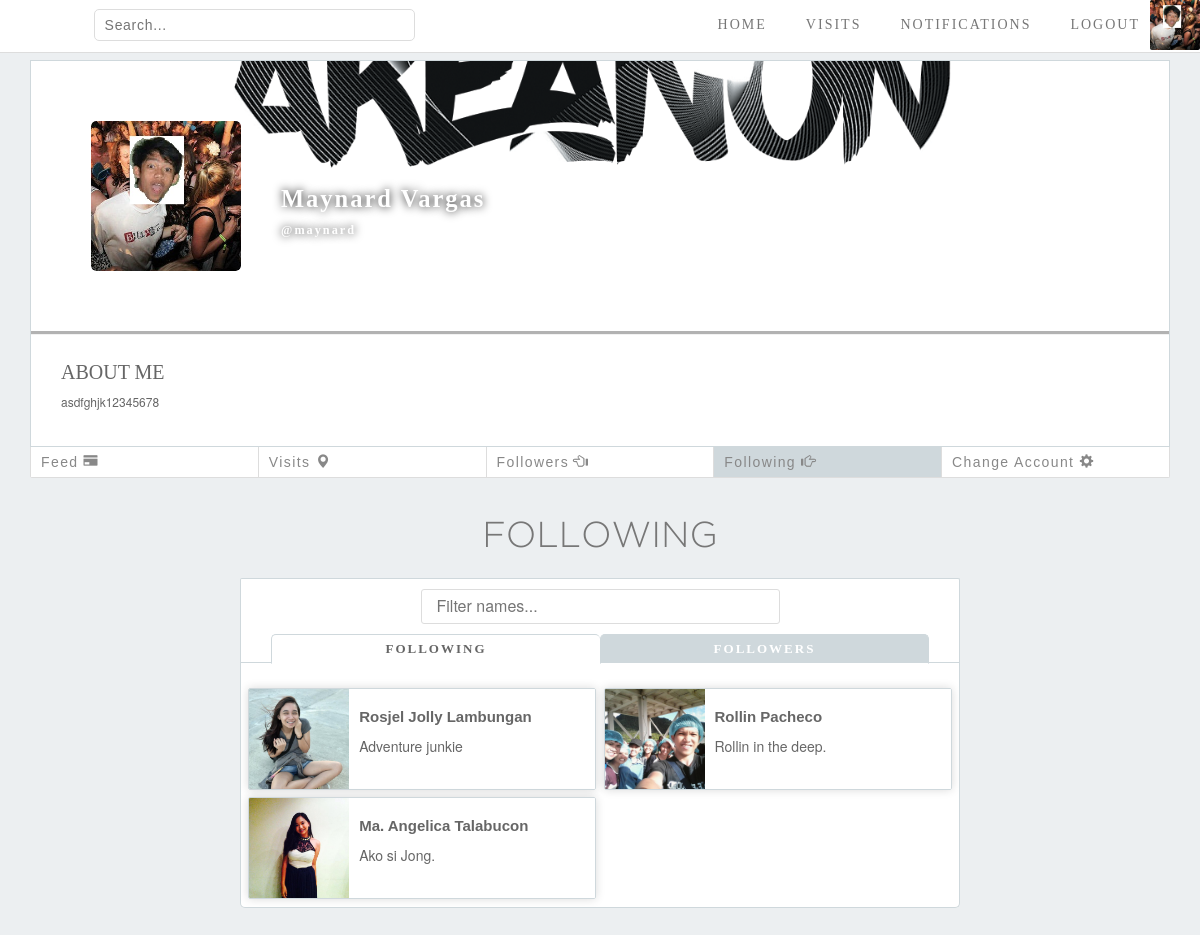
The app's page /people_profile_list_of_following.php?acc_id=2 (signed in) with its own data.
### tables this page shows
CREATE TABLE `account` (
  `acc_id` int(9) NOT NULL,
  `username` varchar(50) NOT NULL,
  `firstname` varchar(30) NOT NULL,
  `lastname` varchar(30) NOT NULL,
  `password` varchar(100) NOT NULL,
  `email` varchar(40) NOT NULL,
  `address` varchar(30) NOT NULL,
  `about_me` varchar(60) NOT NULL
);

### people_profile_list_of_following.php (the view, shortened to what this page needs)
<!DOCTYPE html>
<html>
	<head>
		<link rel="stylesheet" href="bootstrap/css/bootstrap.min.css">
		<link rel="stylesheet" type="text/css" href="css/navigation_bar_and_body_style.css">
		<link rel="stylesheet" type="text/css" href="css/Home_Page_style.css">
		<link rel="stylesheet" type="text/css" href="css/People_Profile_Page_Style_Before.css">
		<link rel="stylesheet" type="text/css" href="css/profile_options.css">
		<link rel="stylesheet" type="text/css" href="css/search_style.css">
	</head>
	<body>
		<?php
		require "connect.php";
		$acc_id = $_GET['acc_id'];
		$queryuser = "SELECT  CONCAT(firstname,' ', lastname) as 'fullname',about_me,username FROM account where acc_id = $acc_id";
		$result = mysqli_query($dbconn, $queryuser);
		$row = mysqli_fetch_assoc($result);
		$fullname = $row['fullname'];
		$aboutme = $row['about_me'];
		$username = $row['username'];
		?>
		<div id = "navBar">
			<form action="search_results_places.php" method="get">
				<input type="text" placeholder="Search..." name = "search">
			</form>
			<ul id = "navList">
				<li><a href="home_page.php"><span class="glyphicon glyphicon-home"></span>HOME</a></li>
				<li><a href="visit.php"><span class="glyphicon glyphicon-map-marker"></span>VISITS</a></li>
				<li><a href=notifications.php><span class="glyphicon glyphicon-bell"></span>NOTIFICATIONS</a></li>
				<li><a href="logout.php" class="logout"><span class="glyphicon glyphicon-log-out"></span>LOGOUT</a></li>
				<li><a href="my_profile.php?=<?=$_SESSION['userID']?>" class="image-list"><img src="images/profile_pic_img/acc_id_<?=$_SESSION['userID']?>.jpg"></a></li>
			</ul>
		</div>
		<div class="container">
			<div class="headerprofile">
				<div id="coverphoto">
					<img src="images/cover_img/cover_<?=$acc_id?>.png" alt="user-cover" onerror = "this.src = 'images/default_cover.png'">
				</div>
				<h1 id="username"><?=$fullname?><br><span class="usernameorig"><?=$username?></span></h1>
				<div id="userphoto">
					<img src="images/profile_pic_img/acc_id_<?=$_GET['acc_id']?>.jpg" onerror = "this.src = 'images/default_profile.png'">
				</div>
				<div id="aboutme">
					<h1>ABOUT ME</h1>
					<br>
					<p><?php echo $aboutme ;?></p>
				</div>
			</div>
			<?php if ($acc_id == $_SESSION['userID']) { ?>
					<ul class="user-options">
						<li><a href="my_profile.php?acc_id=<?=$acc_id?>">Feed<span class="glyphicon glyphicon-credit-card"></span></a></li>
						<li><a href="#">Visits<span class="glyphicon glyphicon-map-marker"></span></a></li>
						<li><a href="people_profile_list_of_followers.php?acc_id=<?=$acc_id?>#follow-head">Followers<span class="glyphicon glyphicon-hand-left"></span></a></li>
						<li><a href="#follow-head" class="active">Following<span class="glyphicon glyphicon-hand-right"></span></a></li>
						<li><a href="Change_account.php">Change Account<span class="glyphicon glyphicon-cog"></span></a></li>
					</ul>
			<?php } ?>
		</div>
		<div class="search-container">
			<h1 id="follow-head">FOLLOWING</h1>
			<div class="search-type">
				<input type="text" id="Filter" onkeyup="Filter()" placeholder="Filter names...">
				<ul>
					<li><a href="#" class="active">FOLLOWING</a></li>
					<li><a href="people_profile_list_of_followers.php?acc_id=<?=$acc_id?>#follow-head">FOLLOWERS</a></li>
				</ul>
			</div>
			<ul id="Results" class="results-container">
			<?php
				$queryfollowinglist = "SELECT * from account, follow where acc_id_follows = acc_id && acc_id_follower= $acc_id";
				$result = mysqli_query($dbconn, $queryfollowinglist);
				$num_following = mysqli_num_rows($result);
				if($num_following!=0){
					foreach ($result as $value) {?>
						<li class="result-people">
							<a href="people_profile.php?acc_id=<?=$value['acc_id']?>">
									<img src = "images/profile_pic_img/acc_id_<?=$value['acc_id'] ?>.jpg" alt="user image">
								<div class = "user-details">
									<h2 class="username"><?php echo $value['firstname']." ".$value['lastname'] ?></h2>
									<p><?=$value['about_me'] ?></p>
								</div>
							</a>
						</li>
			<?php 	}
				} else { ?>
					<p class="no-results-follow">No following</p>
			<?php } ?>
			</ul>
		</div>
	</body>
</html>

### css/Navigation_Bar_and_Body_style.css (style rules this page uses)
body { background-color: #ECEFF1; margin: 0; }
#navBar { background-color: white; display: inline-flex; width: 100%; top: 0; left: 0; position: fixed; z-index: 2; border-bottom: 1px solid #DDD; }
#navBar img { height: 50px; width: 50px; object-position: center; object-fit: cover; box-sizing: border-box; margin: 0; border-radius: 2px; }
#navList { display: inline-flex; justify-content: center; align-content: center; list-style: none; margin: 0; padding: 0; margin-left: auto; }
#navList li { display: inline-flex; justify-content: center; align-items: center; }
#navList > li > a { text-decoration: none; display: block; height: 100%; padding: 0 10px; border: solid rgba(0,0,0,0); border-width: 0 0 2px 0; text-align: center; vertical-align: middle; font-family: "Gotham Medium"; font-size: 14px; letter-spacing: 2px; color: #777; display: flex; align-items: center; justify-content: center; box-sizing: border-box; transition: 0.2s; }
#navList > li > a.image-list { padding: 0; }
#navBar form { margin-left: 7.8%; height: 50px; width: 26.8%; display: inline-flex; justify-content: center; align-items: center; }
#navBar form input[type=text] { color: #888; border-style: none; padding: 5px 10px; width: 100%; border-radius: 5px; border: 1px solid #DDD; transition: 0.2s; font-family: Arial; font-size: 1em; letter-spacing: 0.05em; }
.container { margin-top: 50px; }

### css/People_Profile_Page_Style_Before.css (style rules this page uses)
.headerprofile { background-color: white; margin-top: 10px; border: 1px solid #CFD8DC; overflow: hidden; }
#coverphoto { width: 100%; height:270px; box-shadow: 0px 3px 1px rgba(0,0,0,0.3); overflow: hidden; }
#coverphoto img { width: 100%; height:270px; object-position: center; object-fit: cover; }
#username { margin: 0; color: white; height: 30px; font-family: "gotham Light"; font-size: 1.75em; font-weight: bold; letter-spacing: 2px; padding-top: 5px; margin: -150px 0 0 50px; padding-left: 200px; text-shadow: 0px 0px 10px rgba(0,0,0,1); transition: 0.4s; }
#username span { font-size: 0.5em; }
#username span:before { content: "@"; }
#userphoto { height: 150px; width: 150px; border-radius: 5px; box-shadow: -3px 3px 1px rgba(0,0,0,0.3); margin: -90px 0 0 60px; transition: 0.4s; overflow: hidden; }
#userphoto img { height: 150px; width: 150px; border-radius: 5px; object-position: center; object-fit: cover; }
#aboutme { display: block; margin-top: 95px; padding: 25px 30px 20px 30px; width: 100%; color: #666; }
#aboutme h1 { font-family: "Gotham Medium"; font-size: 20px; margin: 0; width: 20%; }
#aboutme p { margin-top: -10px; font-size: 12px; }

### css/profile_options.css (style rules this page uses)
.user-options, .visitor-options { padding: 0; display: flex; justify-content: space-between; width: 100%; list-style: none; background-color: white; border: 1px solid #DDD; border-top: 0; border-radius: 0 0 2px 2px; }
.user-options li, .visitor-options li { border-right: 1px solid #DDD; width: 100%; }
.user-options li:last-child, .visitor-options li:last-child { border-right: 0; }
#Editallbtn, .user-options li a, .visitor-options li a { display: block; width: 100%; font-family: "Arial"; text-align: left; letter-spacing: 0.1em; background-color: white; color: #888; border: none; padding: 5px 10px; transition: 0.2s; }
.user-options .glyphicon, .visitor-options .glyphicon { margin: 0 0 0 5px; }
.user-options li a.active, .visitor-options li a.active { background-color: #CFD8DC; color: #888; cursor: default; }

### records on screen
account: about_me "asdfghjk12345678"
account: shows a picture, firstname "Rosjel Jolly", lastname "Lambungan", about_me "Adventure junkie"
account: shows a picture, firstname "Rollin", lastname "Pacheco", about_me "Rollin in the deep."
account: shows a picture, firstname "Ma. Angelica", lastname "Talabucon", about_me "Ako si Jong."

### other values on screen
$fullname "Maynard Vargas"
